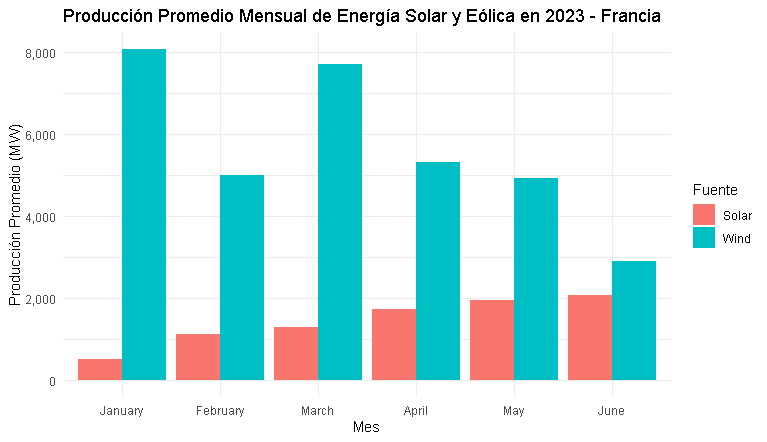

This chart was generated by the following R code:
# Establece el directorio de trabajo
setwd("D:\\30DayChartChallenge\\30DayChartChallenge_Collection2024\\Day21")
getwd()

# Cargar las bibliotecas necesarias
library(ggplot2)
library(dplyr)
library(scales)

# Cargar los datos desde el archivo CSV
data <- read.csv("intermittent-renewables-production-france.csv")

# Convertir la columna Date a formato de fecha
data$Date <- as.Date(data$Date)

# Filtrar los datos para incluir solo el año 2023
data_2023 <- subset(data, as.numeric(format(Date, "%Y")) == 2023)

# Calcular el promedio mensual de producción
monthly_avg <- data_2023 %>%
  group_by(Month = format(Date, "%m"), Source) %>%
  summarise(Avg_Production = mean(Production))

# Definir nombres de meses en inglés
monthly_avg$Month <- factor(monthly_avg$Month, levels = c("01", "02", "03", "04", "05", "06"),
                            labels = c("January", "February", "March", "April", "May", "June"))

# Crear el gráfico de barras
ggplot(monthly_avg, aes(x = Month, y = Avg_Production, fill = Source)) +
  geom_bar(stat = "identity", position = "dodge") +
  labs(title = "Producción Promedio Mensual de Energía Solar y Eólica en 2023 - Francia",
       x = "Mes",
       y = "Producción Promedio (MW)",
       fill = "Fuente") +
  scale_y_continuous(labels = comma) + # Formatear los números con comas para separar los miles
  theme_minimal()
